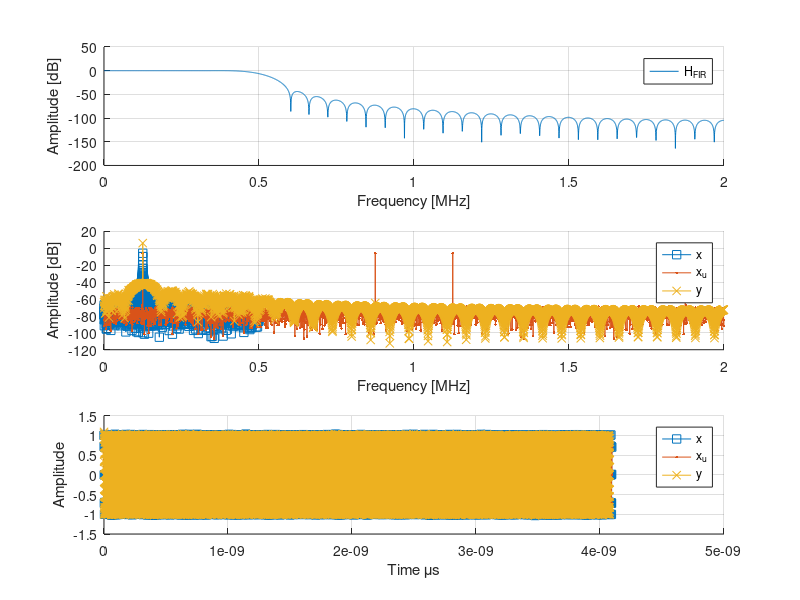

Here is the MATLAB script that generated this plot: (Note: this script raises an error after producing the figure.)
%% Target
%
% Design an interpolator and use it to filter a signal.
% 
% The parameters are:
%
% * x[n] = cos(2*pi*Fc*n*Ts) + w[n];
% * w[n] is the noise
% * Fc = 125 [kHz]
% * Fs =   1 [MHz]
% * L  =   4  % Interpolator Factor
% 
% *Suggestions*
% 
% FIR coefficients
%   fir_ord = 64;
%   [fir_num] = fir1(fir_ord, Wn, hann(fir_ord+1));
% 
% Filtering
%   y = filter(num,den,x);
%     * x   - input signal
%     * y   - output signal
%     * num - numerator   coefficients
%     * den - denominator coefficients
%
% Upsampling
%   xu = upsample(x, L);
% 

%% Clear
clc;            % Clear the text from the Command Window
clear;          % Remove all variables from the current workspace
close all;      % Close all figures

%% Matlab Exercise
Fc = 125e3;
Fs = 1e6;
Ts = 1/Fs;
len = 2^12;
L = 4;
n = 0:len-1;

% Signal
w = 0.01*randn(1,len);
x = cos(2*pi*Fc*n*Ts) + w;

% Filter
fir_ord = 64;
F_cut = 500e3;
Wn = F_cut / (Fs*L/2);
fir_num = fir1(fir_ord, Wn, hann(fir_ord+1));

% Upsampler
xu = upsample(x,L);
nu = 0:length(xu)-1;

% Interpolation
y = L*filter(fir_num, 1, xu);

% Remove the filter latency
y(1:fir_ord/2) = [];          
y(end-fir_ord/2:end) = [];

% Time vectors
ny = 0:length(y)-1;
tx  = n*Ts / 1e6;
txu = nu*(Ts/L) / 1e6;
ty  = ny*(Ts/L) / 1e6;

%% Plot
% Using 'freqz'
nFFT = 2^12; % Number of points of the fft
Hf_fir  = freqz(fir_num, 1, nFFT);
Xf      = freqz(x, 1, nFFT);
Xf_u    = freqz(xu, 1, nFFT);
[Yf, w] = freqz(y, 1, nFFT);

% Frequency normalization
w = w/pi * (Fs/2)/1e6;
w_u = w*L;

% Mag to dB
Hf_fir = mag2db(abs(Hf_fir));
Xf     = mag2db(abs(Xf)/nFFT);
Xf_u   = mag2db(abs(Xf_u)/nFFT);
Yf     = mag2db(abs(Yf)/nFFT);

figure
subplot(3,1,1)
  hold on
  plot(w_u, Hf_fir)
  hold off
  grid on
  legend('H_{FIR}')
  xlabel('Frequency [MHz]')
  ylabel('Amplitude [dB]')
subplot(3,1,2)
  hold on
  plot(w,   Xf,   's-')
  plot(w_u, Xf_u, '.-')
  plot(w_u, Yf,   'x-')
  hold off
  grid on
  legend('x','x_u','y')
  xlabel('Frequency [MHz]')
  ylabel('Amplitude [dB]')
subplot(3,1,3)
  hold on
  plot(tx ,  x, 's-')
  plot(txu, xu, '.-')
  plot(ty ,  y, 'x-')
  hold off
  grid on
  legend('x','x_u','y')
  xlabel('Time \mus')
  ylabel('Amplitude')

% Using 'fvtool'
hfvt0 = fvtool(x,  1, 'Fs',Fs);
legend(hfvt0, 'x')
hfvt1 = fvtool(xu, 1, 'Fs',Fs*L);
legend(hfvt1, 'x_u')
hfvt2 = fvtool(y,  1, fir_num, 1, 'Fs',Fs*L);
legend(hfvt2, 'y', 'FIR')
